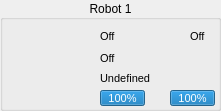
   <widget class="QGroupBox" name="groupBox_2">
    <property name="geometry">
     <rect>
      <x>920</x>
      <y>204</y>
      <width>221</width>
      <height>111</height>
     </rect>
    </property>
    <property name="title">
     <string>Robot 1</string>
    </property>
    <property name="alignment">
     <set>Qt::AlignCenter</set>
    </property>
    <widget class="QLabel" name="sprite_2">
     <property name="geometry">
      <rect>
       <x>8</x>
       <y>29</y>
       <width>64</width>
       <height>64</height>
      </rect>
     </property>
     <property name="text">
      <string/>
     </property>
     <property name="pixmap">
      <pixmap resource="../../rsc.qrc">:/textures/textures/robots/blue/b1.png</pixmap>
     </property>
     <property name="scaledContents">
      <bool>true</bool>
     </property>
    </widget>
    <widget class="QProgressBar" name="battery_2">
     <property name="geometry">
      <rect>
       <x>100</x>
       <y>90</y>
       <width>45</width>
       <height>16</height>
      </rect>
     </property>
     <property name="font">
      <font>
       <pointsize>8</pointsize>
      </font>
     </property>
     <property name="value">
      <number>100</number>
     </property>
    </widget>
    <widget class="QLabel" name="status_2">
     <property name="geometry">
      <rect>
       <x>100</x>
       <y>28</y>
       <width>17</width>
       <height>17</height>
      </rect>
     </property>
     <property name="font">
      <font>
       <pointsize>8</pointsize>
      </font>
     </property>
     <property name="text">
      <string>Off</string>
     </property>
    </widget>
    <widget class="QLabel" name="dribble_2">
     <property name="geometry">
      <rect>
       <x>100</x>
       <y>50</y>
       <width>17</width>
       <height>17</height>
      </rect>
     </property>
     <property name="font">
      <font>
       <pointsize>8</pointsize>
      </font>
     </property>
     <property name="text">
      <string>Off</string>
     </property>
    </widget>
    <widget class="QLabel" name="role_2">
     <property name="geometry">
      <rect>
       <x>100</x>
       <y>70</y>
       <width>111</width>
       <height>17</height>
      </rect>
     </property>
     <property name="font">
      <font>
       <pointsize>8</pointsize>
      </font>
     </property>
     <property name="text">
      <string>Undefined</string>
     </property>
    </widget>
    <widget class="QProgressBar" name="chute_2">
     <property name="geometry">
      <rect>
       <x>170</x>
       <y>90</y>
       <width>45</width>
       <height>16</height>
      </rect>
     </property>
     <property name="font">
      <font>
       <pointsize>8</pointsize>
      </font>
     </property>
     <property name="autoFillBackground">
      <bool>false</bool>
     </property>
     <property name="value">
      <number>100</number>
     </property>
    </widget>
    <widget class="QLabel" name="label_28">
     <property name="geometry">
      <rect>
       <x>80</x>
       <y>50</y>
       <width>16</width>
       <height>16</height>
      </rect>
     </property>
     <property name="text">
      <string/>
     </property>
     <property name="pixmap">
      <pixmap resource="../../rsc.qrc">:/textures/textures/ui/dribble.png</pixmap>
     </property>
     <property name="scaledContents">
      <bool>true</bool>
     </property>
    </widget>
    <widget class="QLabel" name="imgrole_2">
     <property name="geometry">
      <rect>
       <x>80</x>
       <y>70</y>
       <width>16</width>
       <height>16</height>
      </rect>
     </property>
     <property name="text">
      <string/>
     </property>
     <property name="pixmap">
      <pixmap resource="../../rsc.qrc">:/textures/textures/ui/none.png</pixmap>
     </property>
     <property name="scaledContents">
      <bool>true</bool>
     </property>
    </widget>
    <widget class="QLabel" name="label_11">
     <property name="geometry">
      <rect>
       <x>150</x>
       <y>90</y>
       <width>16</width>
       <height>16</height>
      </rect>
     </property>
     <property name="text">
      <string/>
     </property>
     <property name="pixmap">
      <pixmap resource="../../rsc.qrc">:/textures/textures/ui/chute.png</pixmap>
     </property>
     <property name="scaledContents">
      <bool>true</bool>
     </property>
    </widget>
    <widget class="QLabel" name="label_22">
     <property name="geometry">
      <rect>
       <x>80</x>
       <y>30</y>
       <width>16</width>
       <height>14</height>
      </rect>
     </property>
     <property name="text">
      <string/>
     </property>
     <property name="pixmap">
      <pixmap resource="../../rsc.qrc">:/textures/textures/ui/connect.png</pixmap>
     </property>
     <property name="scaledContents">
      <bool>true</bool>
     </property>
    </widget>
    <widget class="QLabel" name="label_2">
     <property name="geometry">
      <rect>
       <x>80</x>
       <y>90</y>
       <width>16</width>
       <height>16</height>
      </rect>
     </property>
     <property name="text">
      <string/>
     </property>
     <property name="pixmap">
      <pixmap resource="../../rsc.qrc">:/textures/textures/ui/battery.png</pixmap>
     </property>
     <property name="scaledContents">
      <bool>true</bool>
     </property>
    </widget>
    <widget class="QLabel" name="vision_2">
     <property name="geometry">
      <rect>
       <x>190</x>
       <y>28</y>
       <width>17</width>
       <height>17</height>
      </rect>
     </property>
     <property name="font">
      <font>
       <pointsize>8</pointsize>
      </font>
     </property>
     <property name="text">
      <string>Off</string>
     </property>
    </widget>
    <widget class="QLabel" name="label_63">
     <property name="geometry">
      <rect>
       <x>170</x>
       <y>30</y>
       <width>16</width>
       <height>14</height>
      </rect>
     </property>
     <property name="text">
      <string/>
     </property>
     <property name="pixmap">
      <pixmap resource="../../rsc.qrc">:/textures/textures/ui/vision.png</pixmap>
     </property>
     <property name="scaledContents">
      <bool>true</bool>
     </property>
    </widget>
   </widget>
